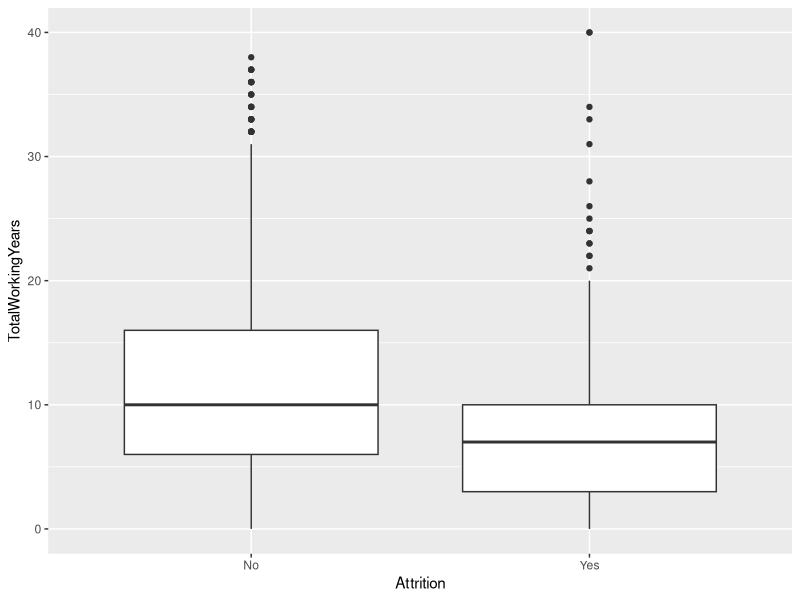
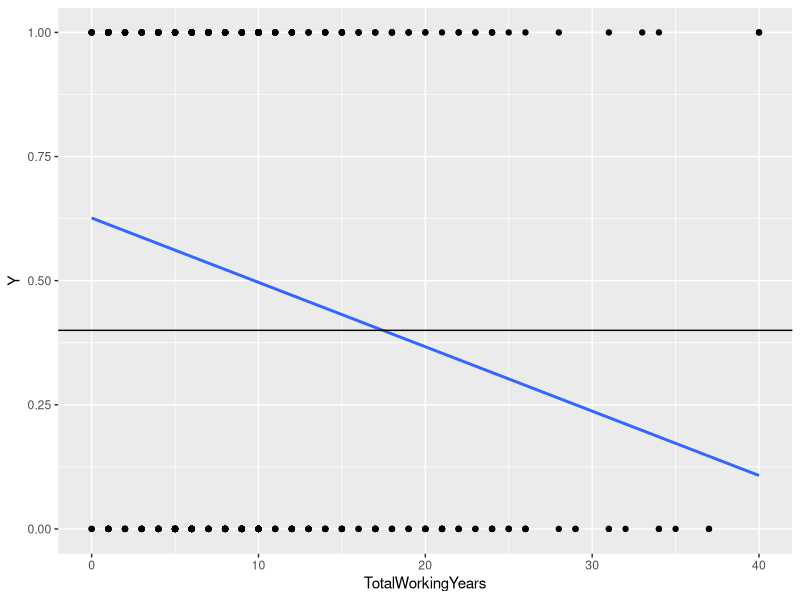
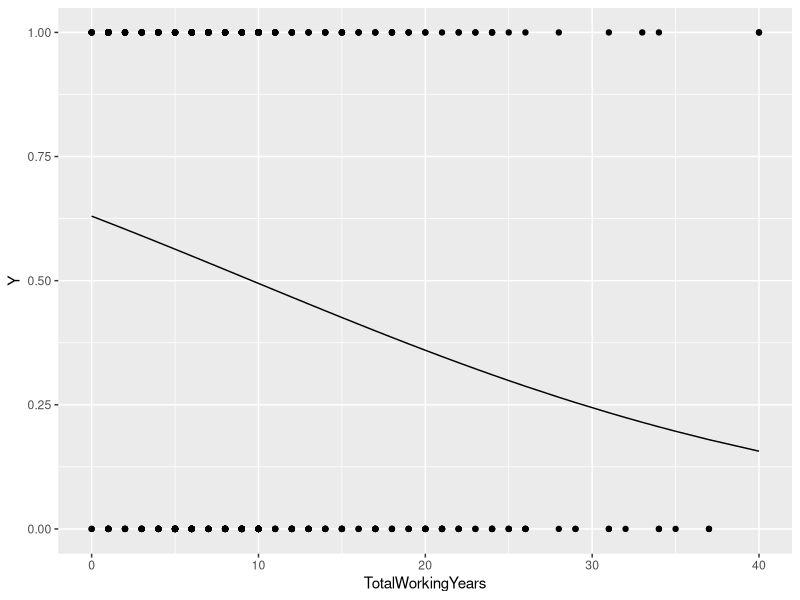

Source code (R) for these figures, in order: (Note: this script raises an error after producing the figures.)
## ---- chunk 1
library(tidyverse)
library(broom)
library(modeldata)
data(attrition)  #package with data
## ---- chunk 2
#head(attrition)
names(attrition)
#str(attrition)
## ---- chunk 3
#Plot TotalWorkingYears over attribution. 
ggplot(attrition, aes(x=Attrition, y = TotalWorkingYears))+
  geom_boxplot()

## ---- chunk 4
# use t.test()
t.test(TotalWorkingYears~Attrition, data = attrition)

## ---- chunk 5
#CODE
#Method: using dyplr
attrition %>% count(Attrition)

#Method: using base R
table(attrition$Attrition)

## ---- chunk 6
#What do lines 61-68 do?
attr_No <- attrition %>%
  filter(Attrition == "No") %>%
  sample_n(size = 237)

attr_Yes <- attrition %>%
  filter(Attrition == "Yes")

attr <- rbind(attr_No, attr_Yes)

# or

attr <- attrition %>% 
  group_by(Attrition) %>%
  slice_sample(n = 237)


# transform outcome to numeric 0-1
# Question: What do mutate() and select() do?
nattr <- attr %>% 
  mutate(Y = as.numeric(Attrition) - 1) %>%
  select(Y, TotalWorkingYears)
## ---- chunk 7
#What is the impact of the types of errors when we change the threshold moving it from low to high?
ggplot(nattr, aes(x = TotalWorkingYears, y = Y)) + 
  geom_point() +
  geom_smooth(method = "lm", se = FALSE) +
  geom_hline(yintercept = .4) # or e.g. mean(nattr$Y)
## ---- chunk 8
#(1) Fit logistic regression on binary variable attrition (Y) on TotalWorkingYears and call the #regression object model_glm. 
#(2) Display summary output
model_glm <- glm(Y~TotalWorkingYears,data = nattr, family = binomial)
model_glm

## ---- chunk 9
#Compare the fit of the glm to LPM
augment(model_glm, type.predict = "response") %>%
  ggplot(aes(TotalWorkingYears, Y)) + 
  geom_point() +
  geom_line(aes(y = .fitted))
## ---- chunk 10
#Interpret the exp(.) of the coefficients
## ---- chunk 11
exp(confint(model_glm))
## ---- chunk 12
glance(model_glm)
#predict(model_glm, type="response")
## ---- chunk 13
mean(predict(model_glm, type = "response") > 0.5)
## ---- chunk 14

c(.3, .4, .5, .6, .7) %>%
  map_dbl(function(cutoff) mean(predict(model_glm, type = "response") > cutoff))

## ---- chunk 15
#CODE
conf_mat <- function(fitted_glm, cutoff = 0.5){
  augment(fitted_glm, type.predict = "response") %>%
    mutate(Yhat = as.numeric(.fitted > cutoff)) %>% 
    count(Y,Yhat)
}
## ---- chunk 16
conf_mat(model_glm, 0.4)
## ---- chunk 17
conf_mat(model_glm, .5)
## ---- chunk 18
#CODE
## ---- chunk 19
# (1) Write a function with input x and outputs 1-2*x. Call this function f.
# (2) Function my_dgp that takes argument n (size), and returns a dataframe containing
# x which is a sample from U(0,1) of size n, and y where y = f(x) + e and e~N(0,1) draws

f <- function(x) #complete this line
my_dgp <- function(n) {
  # generate x
  # generate y
  # return data.frame
}

## ---- chunk 20
#CODE

## ---- chunk 21
replicate(100, coef(lm(y ~ x, data = my_dgp(n = 20)))[2]) %>%
  qplot() + geom_vline(xintercept = -2)
## ---- chunk 22
#CODE
# e.g. beta1 <- -1
# e.g. beta2 <- -2
# e.g.  f <- function(x1, x2) 1 + beta1 * x1 + beta2 * x2
my_dgp <- function(n) {
  # generate u
  # generate x1 and x2
  # generate y
  # return data.frame with x1, x2, y but not u
}
## ---- chunk 23
replicate(100, coef(lm(y ~ x1 + x2, data = my_dgp(n = 1000)))[2]) %>%
  qplot() + geom_vline(xintercept = beta1)
## ---- chunk 24
replicate(100, coef(lm(y ~ x1, data = my_dgp(n = 1000)))[2]) %>%
  qplot() + geom_vline(xintercept = beta1)
## ---- chunk 25
# y <- rbinom(n, 1, exp(f(x))/(1+exp(f(x))))
